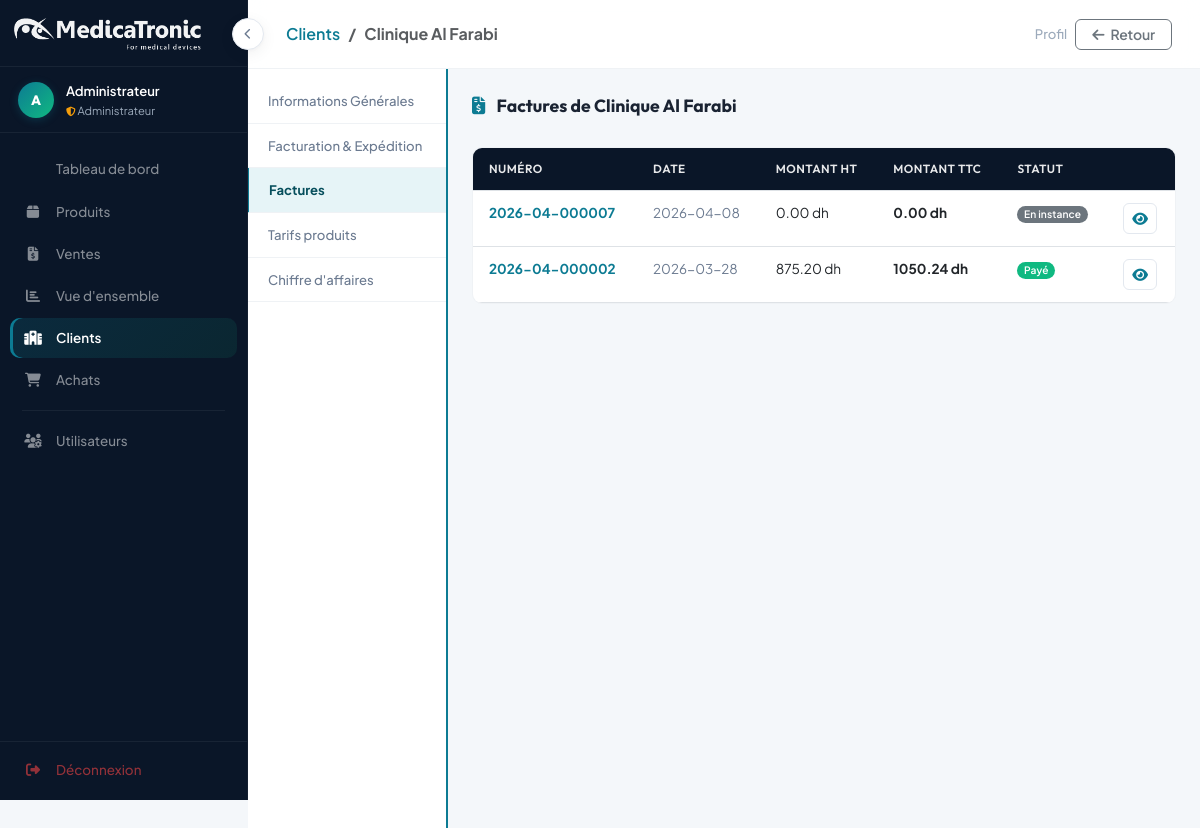
Page /clients/2?tab=factures (signed in) on the earlier database version.
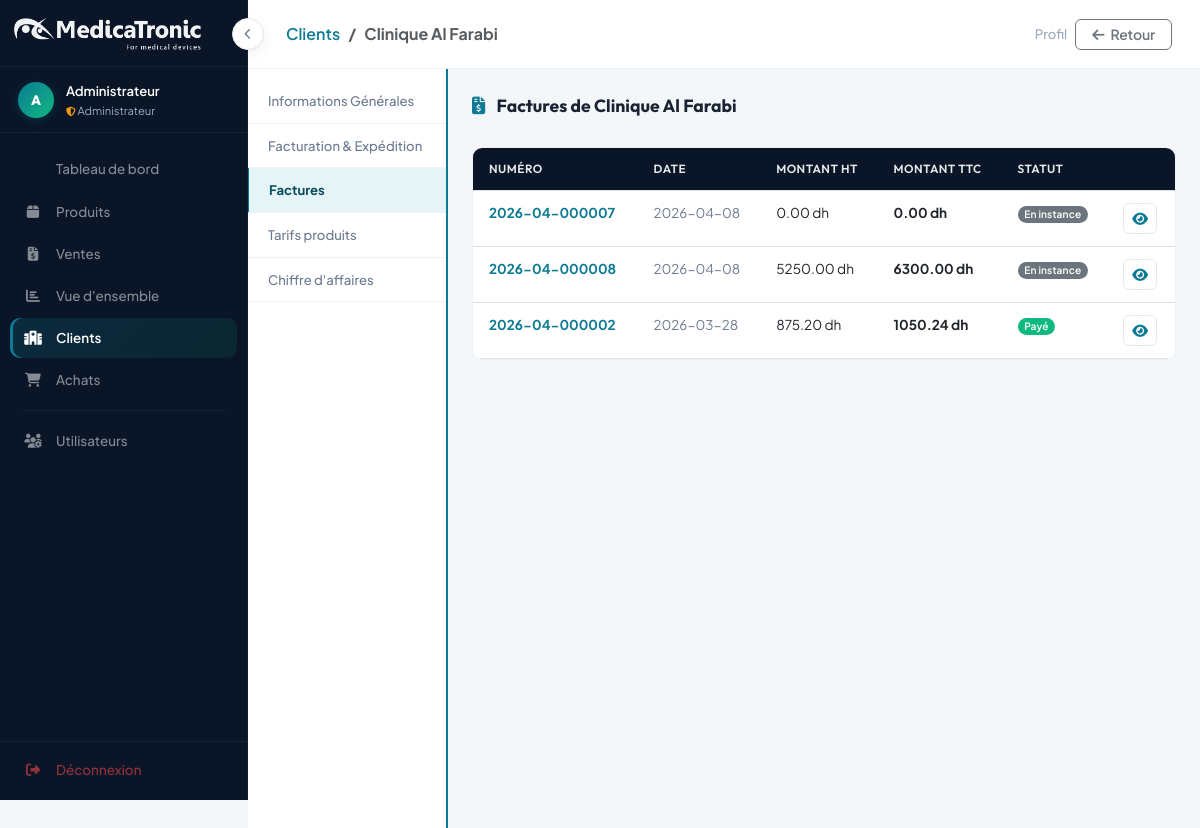
Same page on the later database version.
### tables this page shows
CREATE TABLE factures (
    id                  INTEGER PRIMARY KEY AUTOINCREMENT,
    numero              TEXT UNIQUE,
    client_id           INTEGER,
    date_facture        TEXT,
    date_echeance       TEXT,
    devise              TEXT    DEFAULT 'MAD',
    emplacement_stock   TEXT,
    contact_commercial  TEXT,
    modele              TEXT,
    objet               TEXT,
    remarques           TEXT,
    conditions          TEXT,
    statut              TEXT    DEFAULT 'En instance',
    montant_ht          REAL    DEFAULT 0,
    remise_globale      REAL    DEFAULT 0,
    montant_tva         REAL    DEFAULT 0,
    ajustement          REAL    DEFAULT 0,
    montant_ttc         REAL    DEFAULT 0,
    FOREIGN KEY (client_id) REFERENCES clients(id)
);

### app.py (the view)
@app.route('/clients/<int:id>')
@login_required
def client_detail(id):
    conn   = get_db_connection()
    tab    = request.args.get('tab', 'general')
    client = conn.execute('SELECT * FROM clients WHERE id=?', (id,)).fetchone()
    if not client:
        conn.close()
        return redirect(url_for('clients_list'))
    factures = conn.execute('''
        SELECT * FROM factures WHERE client_id=? ORDER BY date_facture DESC
    ''', (id,)).fetchall()
    prix_vente = conn.execute('''
        SELECT pv.*, p.nom AS produit_nom, p.reference AS produit_ref
        FROM prix_vente pv JOIN produits p ON pv.produit_id = p.id
        WHERE pv.client_id=? ORDER BY p.nom
    ''', (id,)).fetchall()
    conn.close()
    return render_template('client_detail.html', client=client, is_new=False,
                           tab=tab, factures=factures, prix_vente=prix_vente)

### app.py (called while the page is built)
def get_db_connection():
    conn = sqlite3.connect('database.db')
    conn.row_factory = sqlite3.Row
    conn.execute("PRAGMA foreign_keys = ON")
    return conn

def login_required(f):
    @functools.wraps(f)
    def decorated(*args, **kwargs):
        if 'user_id' not in session:
            return redirect(url_for('login', next=request.url))
        return f(*args, **kwargs)
    return decorated

### templates/client_detail.html (shortened to what the changed rows need)
<!DOCTYPE html>
<html lang="fr">
<head>
    <link href="https://cdn.jsdelivr.net/npm/bootstrap@5.3.0/dist/css/bootstrap.min.css" rel="stylesheet">
    <link rel="stylesheet" href="https://cdnjs.cloudflare.com/ajax/libs/font-awesome/6.4.0/css/all.min.css">
    <link rel="stylesheet" href="{{ url_for('static', filename='style.css') }}">
</head>
<body>
<div class="main-content">
    <div class="detail-wrapper">
            {% set current_tab = tab if not is_new else 'general' %}
        <div class="detail-main p-4">
                {% if current_tab == 'general' %}
                <div class="section-title">
                    <i class="fas fa-building me-2" style="color:var(--primary);"></i>
                    Informations G&eacute;n&eacute;rales
                </div>
                <div class="row">
                    <div class="col-md-6">
                        <div class="form-field">
                            <label>Entreprise *</label>
                            <input type="text" name="nom" value="{{ (client.nom or '') if client else '' }}" required placeholder="Nom de l'entreprise">
                        </div>
                    </div>
                    <div class="col-md-6">
                        <div class="form-field">
                            <label>T&eacute;l&eacute;phone</label>
                            <input type="text" name="telephone" value="{{ (client.telephone or '') if client else '' }}" placeholder="T&eacute;l&eacute;phone fixe">
                        </div>
                    </div>
                    <div class="col-md-6">
                        <div class="form-field">
                            <label>Email</label>
                            <input type="email" name="email" value="{{ (client.email or '') if client else '' }}" placeholder="email@exemple.com">
                        </div>
                    </div>
                    <div class="col-md-6">
                        <div class="form-field">
                            <label>Adresse</label>
                            <input type="text" name="adresse" value="{{ (client.adresse or '') if client else '' }}" placeholder="Adresse">
                        </div>
                    </div>
                    <div class="col-md-6">
                        <div class="form-field">
                            <label>Code client</label>
                            <input type="text" value="{{ (client.code_client or '') if client else '' }}" disabled
                                   placeholder="Auto-g&#233;n&#233;r&#233;" style="color:var(--text-tertiary);">
                        </div>
                    </div>
                    <div class="col-md-6">
                        <div class="form-field">
                            <label>Code postal</label>
                            <input type="text" name="code_postal" value="{{ (client.code_postal or '') if client else '' }}" placeholder="Code postal">
                        </div>
                    </div>
                    <div class="col-md-6">
                        <div class="form-field">
                            <label>ICE</label>
                            <input type="text" name="ice" value="{{ (client.ice or '') if client else '' }}" placeholder="Identifiant Commun de l'Entreprise">
                        </div>
                    </div>
                    <div class="col-md-6">
                        <div class="form-field">
                            <label>R&eacute;gion</label>
                            <input type="text" name="region" value="{{ (client.region or '') if client else '' }}" placeholder="R&eacute;gion">
                        </div>
                    </div>
                    <div class="col-md-6">
                        <div class="form-field">
                            <label>Identifiant fiscal (IF)</label>
                            <input type="text" name="identifiant_fiscal" value="{{ (client.identifiant_fiscal or '') if client else '' }}" placeholder="IF">
                        </div>
                    </div>
                    <div class="col-md-6">
                        <div class="form-field">
                            <label>Ville</label>
                            <input type="text" name="ville" value="{{ (client.ville or '') if client else '' }}" placeholder="Ville">
                        </div>
                    </div>
                    <div class="col-md-6">
                        <div class="form-field">
                            <label>Latitude (Google Maps)</label>
                            <input type="text" name="latitude" value="{{ (client.latitude or '') if client else '' }}" placeholder="Latitude">
                        </div>
                    </div>
                    <div class="col-md-6">
                        <div class="form-field">
                            <label>Pays</label>
                            <select name="pays" class="form-select" style="border:none; border-bottom:1.5px solid var(--border); border-radius:0; padding:8px 0;">
                                <option value="Maroc" {% if not client or (client and client.pays == 'Maroc') %}selected{% endif %}>Maroc</option>
                                <option value="France" {% if client and client.pays == 'France' %}selected{% endif %}>France</option>
                                <option value="Belgique" {% if client and client.pays == 'Belgique' %}selected{% endif %}>Belgique</option>
                                <option value="Autre" {% if client and client.pays == 'Autre' %}selected{% endif %}>Autre</option>
                            </select>
                        </div>
                    </div>
                    <div class="col-md-6">
                        <div class="form-field">
                            <label>Longitude (Google Maps)</label>
                            <input type="text" name="longitude" value="{{ (client.longitude or '') if client else '' }}" placeholder="Longitude">
                        </div>
                    </div>
                    <div class="col-md-6">
                        <div class="form-field">
                            <label>GSM</label>
                            <input type="text" name="gsm" value="{{ (client.gsm or '') if client else '' }}" placeholder="Num&eacute;ro mobile">
                        </div>
                    </div>
                    <div class="col-md-6">
                        <div class="form-field">
                            <label>Contact</label>
                            <input type="text" name="contact" value="{{ (client.contact or '') if client else '' }}" placeholder="Nom du contact">
                        </div>
                    </div>
                    <div class="col-md-6">
                        <div class="form-field">
                            <label>Type Client</label>
                            <select name="type" class="form-select" style="border:none; border-bottom:1.5px solid var(--border); border-radius:0; padding:8px 0;">
                                <option value="H&ocirc;pital" {% if client and client.type == 'H\u00f4pital' %}selected{% endif %}>H&ocirc;pital</option>
                                <option value="Clinique" {% if client and client.type == 'Clinique' %}selected{% endif %}>Clinique</option>
                                <option value="Cabinet" {% if client and client.type == 'Cabinet' %}selected{% endif %}>Cabinet m&eacute;dical</option>
                                <option value="Pharmacie" {% if client and client.type == 'Pharmacie' %}selected{% endif %}>Pharmacie</option>
                                <option value="Distributeur" {% if client and client.type == 'Distributeur' %}selected{% endif %}>Distributeur</option>
                                <option value="Autre" {% if client and client.type == 'Autre' %}selected{% endif %}>Autre</option>
                            </select>
                        </div>
                    </div>
                </div>
                <hr style="border-color:var(--border-light); margin:24px 0;">
                <div class="section-title" style="font-size:0.95rem;">
                    <i class="fas fa-tag me-2" style="color:var(--primary);"></i>
                    Tarification
                </div>
                {% set current_tarif = (client.tarification or 'T1') if client else 'T1' %}
                <div class="row g-3 mb-4">
                    <div class="col-md-4">
                        <label class="tarif-option {% if current_tarif == 'T1' %}selected{% endif %}" onclick="selectTarif('T1', this)">
                            <input type="radio" name="tarification" value="T1" {% if current_tarif == 'T1' %}checked{% endif %}>
                            <div class="heading" style="font-size:1.3rem; color:var(--primary);">T1</div>
                            <div style="font-size:0.78rem; color:var(--text-secondary); font-weight:600;">Tarif Standard</div>
                        </label>
                    </div>
                    <div class="col-md-4">
                        <label class="tarif-option {% if current_tarif == 'T2' %}selected{% endif %}" onclick="selectTarif('T2', this)">
                            <input type="radio" name="tarification" value="T2" {% if current_tarif == 'T2' %}checked{% endif %}>
                            <div class="heading" style="font-size:1.3rem; color:var(--success);">T2</div>
                            <div style="font-size:0.78rem; color:var(--text-secondary); font-weight:600;">Tarif Pr&eacute;f&eacute;rentiel</div>
                        </label>
                    </div>
                    <div class="col-md-4">
                        <label class="tarif-option {% if current_tarif == 'T3' %}selected{% endif %}" onclick="selectTarif('T3', this)">
                            <input type="radio" name="tarification" value="T3" {% if current_tarif == 'T3' %}checked{% endif %}>
                            <div class="heading" style="font-size:1.3rem; color:var(--warning);">T3</div>
                            <div style="font-size:0.78rem; color:var(--text-secondary); font-weight:600;">Tarif Premium</div>
                        </label>
                    </div>
                </div>
                {% elif current_tab == 'factures' and not is_new %}
                {% if factures %}
                <div style="border-radius:var(--radius-md); overflow:hidden; border:1px solid var(--border-light);">
                <table class="table table-sm tab-table mb-0">
                    <thead><tr><th>Num&eacute;ro</th><th>Date</th><th>Montant HT</th><th>Montant TTC</th><th>Statut</th><th></th></tr></thead>
                    <tbody>
                        {% for f in factures %}
                        <tr>
                            <td class="fw-bold" style="color:var(--primary);">{{ f.numero }}</td>
                            <td style="color:var(--text-secondary); font-size:0.84rem;">{{ f.date_facture or '&mdash;' }}</td>
                            <td>{{ "%.2f"|format(f.montant_ht or 0) }} dh</td>
                            <td class="fw-bold">{{ "%.2f"|format(f.montant_ttc or 0) }} dh</td>
                            <td>
                                {% if f.statut == 'Pay\u00e9' %}<span class="badge bg-success">Pay&eacute;</span>
                                {% elif f.statut == 'Impay\u00e9' %}<span class="badge bg-danger">Impay&eacute;</span>
                                {% elif f.statut == 'Partiellement pay\u00e9' %}<span class="badge bg-warning text-dark">Partiel</span>
                                {% else %}<span class="badge bg-secondary">{{ f.statut }}</span>{% endif %}
                            </td>
                            <td><a href="{{ url_for('edit_facture', id=f.id) }}" class="btn btn-sm btn-outline-primary" style="border-radius:var(--radius-sm); border-color:var(--border); color:var(--primary);"><i class="fas fa-eye"></i></a></td>
                        </tr>
                        {% endfor %}
                    </tbody>
                </table>
                </div>
                {% else %}
                <div class="empty-state"><i class="fas fa-file-invoice"></i>Aucune facture pour ce client.</div>
                {% endif %}
                {% endif %}
        </div>
    </div>
</div>
</body>
</html>

Differences in the rows shown:
added factures: numero "2026-04-000008", date_facture "2026-04-08", montant_ht "5250.00", montant_ttc "6300.00", statut "En instance"
